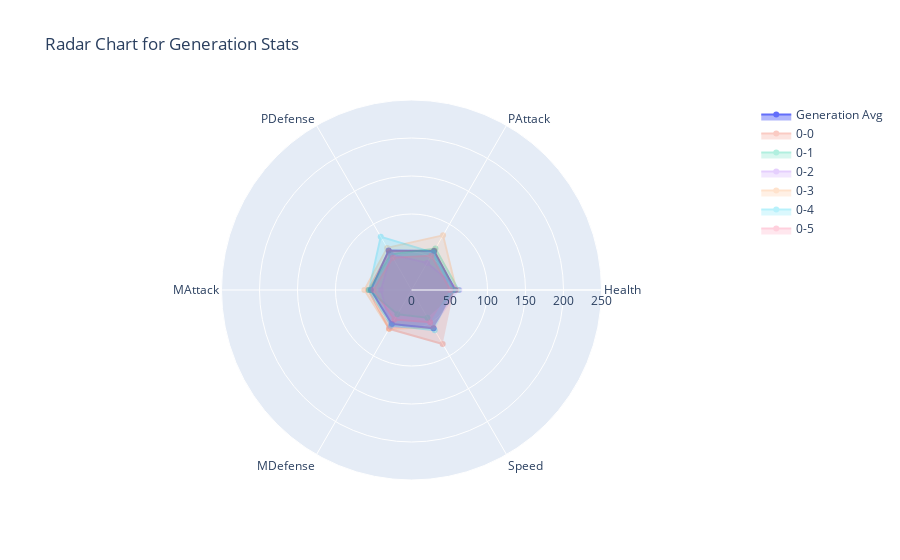
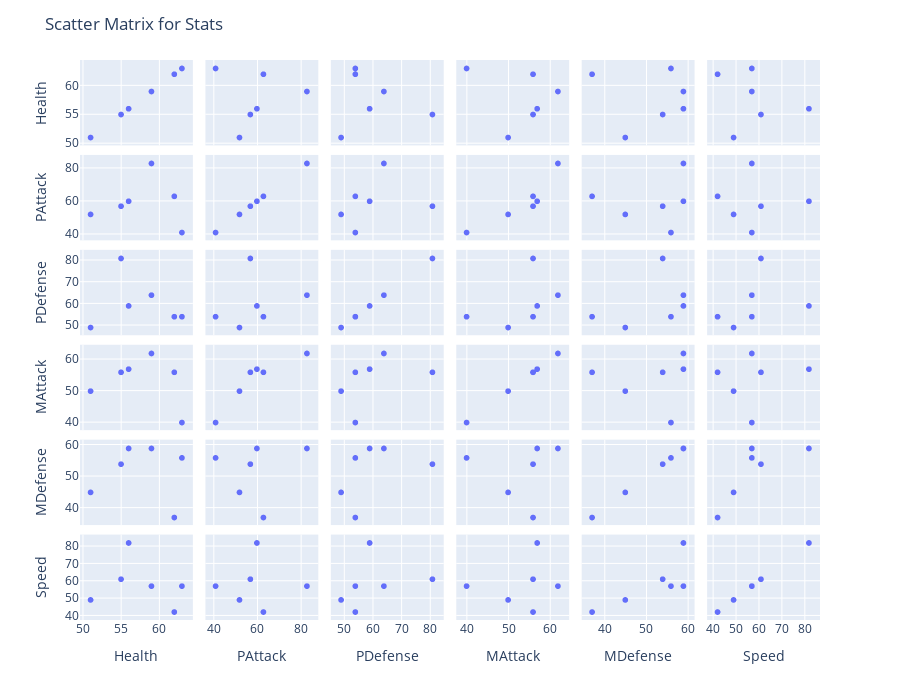

Notebook code cell kept with these figures, in order:
### Code cell
# Running the dashboard for a specific generation
generation = 1  # Set the generation to inspect
generation_data = filter_generation(generation, tree_data)

# Run summary statistics and plot functions with error handling
try:
    summary = summary_statistics(generation_data)
    plot_heatmap(generation_data, generation)
    plot_violin_plots(generation_data, generation)
    plot_distribution_histograms(generation_data, generation)
    plot_radar_chart(generation_data)
    plot_scatter_matrix(generation_data)
except ValueError as e:
    print(f"Data error: {e}")
except KeyError as e:
    print(f"Missing column error: {e}")
except Exception as e:
    print(f"An unexpected error occurred: {e}")

### Figure 1 — Plotly figure (JSON) as saved in the notebook; plotly's stock layout.template omitted (floating-point values rounded to 4 significant figures)
{"data": [{"fill": "toself", "name": "Generation Avg", "r": [57.67, 59.33, 60.17, 53.5, 51.67, 58], "theta": ["Health", "PAttack", "PDefense", "MAttack", "MDefense", "Speed"], "type": "scatterpolar"}, {"fill": "toself", "name": "0-0", "opacity": 0.3, "r": [56, 60, 59, 57, 59, 82], "theta": ["Health", "PAttack", "PDefense", "MAttack", "MDefense", "Speed"], "type": "scatterpolar"}, {"fill": "toself", "name": "0-1", "opacity": 0.3, "r": [62, 63, 54, 56, 37, 42], "theta": ["Health", "PAttack", "PDefense", "MAttack", "MDefense", "Speed"], "type": "scatterpolar"}, {"fill": "toself", "name": "0-2", "opacity": 0.3, "r": [63, 41, 54, 40, 56, 57], "theta": ["Health", "PAttack", "PDefense", "MAttack", "MDefense", "Speed"], "type": "scatterpolar"}, {"fill": "toself", "name": "0-3", "opacity": 0.3, "r": [59, 83, 64, 62, 59, 57], "theta": ["Health", "PAttack", "PDefense", "MAttack", "MDefense", "Speed"], "type": "scatterpolar"}, {"fill": "toself", "name": "0-4", "opacity": 0.3, "r": [55, 57, 81, 56, 54, 61], "theta": ["Health", "PAttack", "PDefense", "MAttack", "MDefense", "Speed"], "type": "scatterpolar"}, {"fill": "toself", "name": "0-5", "opacity": 0.3, "r": [51, 52, 49, 50, 45, 49], "theta": ["Health", "PAttack", "PDefense", "MAttack", "MDefense", "Speed"], "type": "scatterpolar"}], "layout": {"polar": {"radialaxis": {"range": [0, 250], "visible": true}}, "showlegend": true, "title": {"text": "Radar Chart for Generation Stats"}}}

### Figure 2 — Plotly figure (JSON) as saved in the notebook; plotly's stock layout.template omitted (floating-point values rounded to 4 significant figures)
{"data": [{"dimensions": [{"axis": {"matches": true}, "label": "Health", "values": [56, 62, 63, 59, 55, 51]}, {"axis": {"matches": true}, "label": "PAttack", "values": [60, 63, 41, 83, 57, 52]}, {"axis": {"matches": true}, "label": "PDefense", "values": [59, 54, 54, 64, 81, 49]}, {"axis": {"matches": true}, "label": "MAttack", "values": [57, 56, 40, 62, 56, 50]}, {"axis": {"matches": true}, "label": "MDefense", "values": [59, 37, 56, 59, 54, 45]}, {"axis": {"matches": true}, "label": "Speed", "values": [82, 42, 57, 57, 61, 49]}], "hovertemplate": "%{xaxis.title.text}=%{x}<br>%{yaxis.title.text}=%{y}<extra></extra>", "legendgroup": "", "marker": {"color": "#636efa", "symbol": "circle"}, "name": "", "showlegend": false, "type": "splom"}], "layout": {"dragmode": "select", "height": 700, "legend": {"tracegroupgap": 0}, "margin": {"t": 60}, "title": {"text": "Scatter Matrix for Stats"}}}
